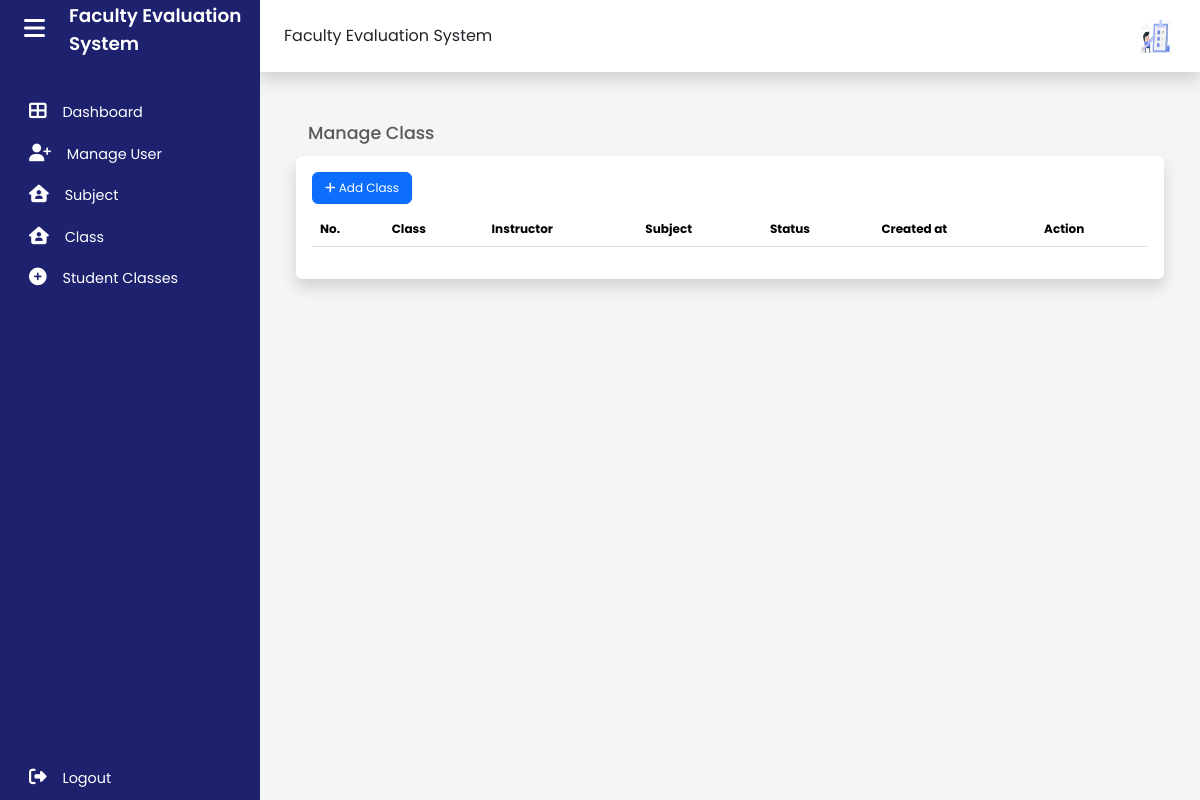
The app's page /admin/manageClass.php (signed in), older data.
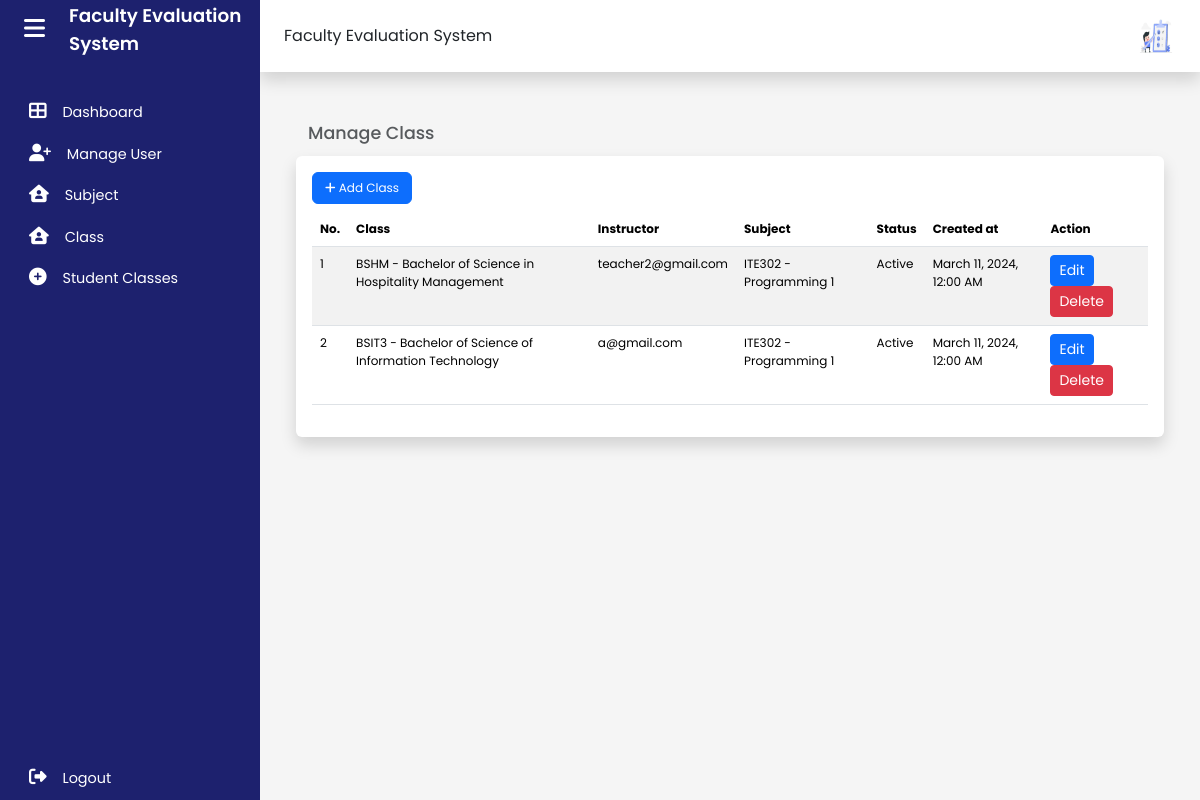
The same page, newer data.
### tables this page shows
CREATE TABLE `tbl_class` (
  `id` int(11) NOT NULL,
  `class_code` varchar(50) NOT NULL,
  `class_name` varchar(50) NOT NULL,
  `instructor_id` int(11) NOT NULL,
  `subject_id` int(11) NOT NULL,
  `user_id` int(11) NOT NULL,
  `is_active` int(11) NOT NULL DEFAULT 1,
  `created_at` date NOT NULL DEFAULT current_timestamp(),
  `updated_at` date DEFAULT NULL
);

CREATE TABLE `user` (
  `id` int(11) NOT NULL,
  `user-id` varchar(50) NOT NULL,
  `firstname` varchar(50) NOT NULL,
  `lastname` varchar(50) NOT NULL,
  `email` varchar(50) NOT NULL,
  `password` varchar(20) NOT NULL,
  `created_by` int(11) NOT NULL,
  `type` varchar(15) NOT NULL,
  `department` int(11) NOT NULL,
  `date_created` date DEFAULT current_timestamp(),
  `date_updated` date DEFAULT NULL
);

CREATE TABLE `tbl_subject` (
  `id` int(11) NOT NULL,
  `subject_code` varchar(25) NOT NULL,
  `subject_name` varchar(50) NOT NULL,
  `user_id` int(11) NOT NULL,
  `is_active` int(11) NOT NULL DEFAULT 1,
  `created_at` date NOT NULL DEFAULT current_timestamp(),
  `updated_at` date DEFAULT NULL
);

### admin/manageClass.php (the view, shortened to what this page needs)
<?php
include "../connect.php";
?>
<!DOCTYPE html>
<html lang="en">
<head>
    <link href="https://cdn.jsdelivr.net/npm/bootstrap@5.3.2/dist/css/bootstrap.min.css" rel="stylesheet"
>
    <link rel="stylesheet" type="text/css" href="https://cdn.datatables.net/1.11.5/css/dataTables.bootstrap5.min.css">
    <link rel="stylesheet" href="css/dashboard.css">
</head>
<body>
    <div class="wrapper">
        <aside id="sidebar" class="expand">
            <div class="d-flex">
                <button class="toggle-btn" type="button">
                    <i class="fa-solid fa-bars"></i>
                </button>
                <div class="sidebar-logo">
                    <a href="#">Faculty Evaluation System</a>
                </div>
            </div>
            <ul class="sidebar-nav">
                <li class="sidebar-item ">
                    <a href="dashboard.php" class="sidebar-link active">
                        <i class="fa-solid fa-table-cells-large"></i>
                        <span>Dashboard</span>
                    </a>
                </li>
                <li class="sidebar-item">
                    <a href="manageUser.php" class="sidebar-link">
                        <i class="fa-solid fa-user-plus"></i>
                        <span>Manage User</span>
                    </a>
                </li>
                <li class="sidebar-item">
                    <a href="manageSubject.php" class="sidebar-link">
                        <i class="fa-solid fa-house-user"></i>
                        <span>Subject</span>
                    </a>
                </li>
                <li class="sidebar-item">
                    <a href="manageClass.php" class="sidebar-link">
                        <i class="fa-solid fa-house-user"></i>
                        <span>Class</span>
                    </a>
                </li>
                <li class="sidebar-item">
                    <a href="manageStudentClasses.php" class="sidebar-link">
                        <i class="fa-solid fa-circle-plus"></i>
                        <span>Student Classes</span>
                    </a>
                </li>
            </ul>
            <div class="sidebar-footer">
                <a href="../logout.php" class="sidebar-link">
                <i class="fas fa-sign-out-alt"></i>
                    <span>Logout</span>
                </a>
            </div>
        </aside>
        <div class="main" style="background-color: #F5F5F5;">
            <nav class="navbar navbar-expand px-4 py-3 shadow p-3 mb-5 bg-body roundedsticky-top">
                <div class="navbar-collapse">
                    <label for="">Faculty Evaluation System</label>
                </div>
                <div class="navbar-collapse collapse">
                    <ul class="navbar-nav ms-auto">
                        <li class="nav-item dropdown">
                            <a href="#" data-bs-toggle="dropdown" class="nav-icon pe-md-0">
                                <img src="../img/cartoon-man-leaving-review.jpg" class="avatar img-fluid" alt="">
                            </a>
                        </li>
                    </ul>
                </div>
            </nav>
            <h5>
                <small class="text-muted p-5">Manage Class</small>
            </h5>
<div id="page-content" class="col-md-12 px-5 py-1" >
  <div class="row">
    <div class="shadow p-3 mb-5 bg-body rounded ">
                            <button type="button" class="btn btn-primary mx-auto" style="font-size: 12px !important;" data-bs-toggle="modal" data-bs-target="#staticBackdrop">
                                <i class="fa-solid fa-plus"></i> Add Class
                            </button>
                            <div class="table-responsive">
                                <table id="example" class="table table-striped" style="width:100%; font-size: 12px !important;">
                                    <thead>
                                        <tr>
                                            <th>No.</th>
                                            <th>Class</th>
                                            <th>Instructor</th>
                                            <th>Subject</th>
                                            <th>Status</th>
                                            <th>Created at</th>
                                            <th>Action</th>
                                        </tr>
                                    </thead>
                                    <tbody>
                                        <?php
                                        $sqlquery = mysqli_query($con, "SELECT * FROM tbl_class ORDER BY id DESC;");
                                        $i = 1;
                                        while ($rows = mysqli_fetch_array($sqlquery)) {
                                        ?>
                                        <tr>
                                            <td><?php echo $i++; ?></td>
                                            <td><?php echo $rows['class_code'].' - '.$rows['class_name'] ?></td>
                                            <td>
                                                <?php
                                                $teacherID = $rows['instructor_id'];
                                                $teacherQuery = mysqli_query($con, "SELECT email FROM user WHERE id = $teacherID");
                                                $teacherRow = mysqli_fetch_assoc($teacherQuery);
                                                echo $teacherRow['email'];
                                                ?>
                                            </td>
                                            <td>
                                                <?php
                                                $subjectID = $rows['subject_id'];
                                                $subjectQuery = mysqli_query($con, "SELECT subject_code, subject_name FROM tbl_subject WHERE id = $subjectID");
                                                $subjectRow = mysqli_fetch_assoc($subjectQuery);
                                                echo $subjectRow['subject_code'].' - '. $subjectRow['subject_name'] ;
                                                ?>
                                            </td>
                                            <td><?php echo ($rows['is_active'] == 1) ? 'Active' : 'Inactive'; ?></td>
                                            <td><?php echo date('F j, Y, g:i A', strtotime($rows['created_at'])); ?></td>
                                            <td>
                                                <div class="d-none d-lg-inline">
                                                    <button type="button" class="btn btn-primary btn-sm edit-btn" data-bs-toggle="modal" data-bs-target="#editModal" data-class-id="<?php echo $rows['id']; ?>">Edit</button>
                                                    <button type="button" class="btn btn-danger btn-sm delete-btn" data-class-id="<?php echo $rows['id']; ?>">Delete</button>
                                                </div>
                                            </td>
                                        </tr>
                                        <?php
                                        }
                                        ?>
                                    </tbody>
                                </table>
                            </div>
                        </div>
                    </div>
                </div>
                </div>
            </div>
</body>
</html>

### admin/css/dashboard.css (style rules this page uses)
a { text-decoration: none; }
li { list-style: none; }
body { font-family: 'Poppins', sans-serif; }
.wrapper { display: flex; }
.main { display: flex; flex-direction: column; min-height: 100vh; width: 100%; overflow: hidden; transition: all 0.35s ease-in-out; background-color: #fff; min-width: 0; }
#sidebar { width: 70px; min-width: 70px; z-index: 1000; transition: all .25s ease-in-out; background-color: #1d216e !important; display: flex; flex-direction: column; }
#sidebar.expand { width: 260px; min-width: 260px; }
.toggle-btn { background-color: transparent; cursor: pointer; border: 0; padding: 1rem 1.5rem; }
.toggle-btn i { font-size: 1.5rem; color: #FFF; }
.sidebar-logo { margin: auto 0; }
.sidebar-logo a { color: #FFF; font-size: 1.15rem; font-weight: 600; }
#sidebar.expand .sidebar-logo, #sidebar.expand a.sidebar-link span { animation: fadeIn .25s ease; }
.sidebar-nav { padding: 2rem 0; flex: 1 1 auto; }
a.sidebar-link { padding: .625rem 1.625rem; color: #FFF; display: block; font-size: 0.9rem; white-space: nowrap; border-left: 3px solid transparent; }
.sidebar-link i, .dropdown-item i { font-size: 1.1rem; margin-right: .75rem; }
.sidebar-item { position: relative; }
.navbar { background-color: #ffffff; box-shadow: 0 0 2rem 0 rgba(33, 37, 41, .1); }
.navbar-expand .navbar-collapse { min-width: 200px; }
.avatar { height: 40px; width: 40px; }

Row changes from the older to the newer data that the page shows:
added tbl_class: class_code "BSHM", class_name "Bachelor of Science in Hospitality Management", user.email "teacher2@gmail.com", subject.subject_code "ITE302", subject.subject_name "Programming 1", is_active "Active", created_at "March 11, 2024, 12:00 AM"
added tbl_class: class_code "BSIT3", class_name "Bachelor of Science of Information Technology", user.email "a@gmail.com", subject.subject_code "ITE302", subject.subject_name "Programming 1", is_active "Active", created_at "March 11, 2024, 12:00 AM"
